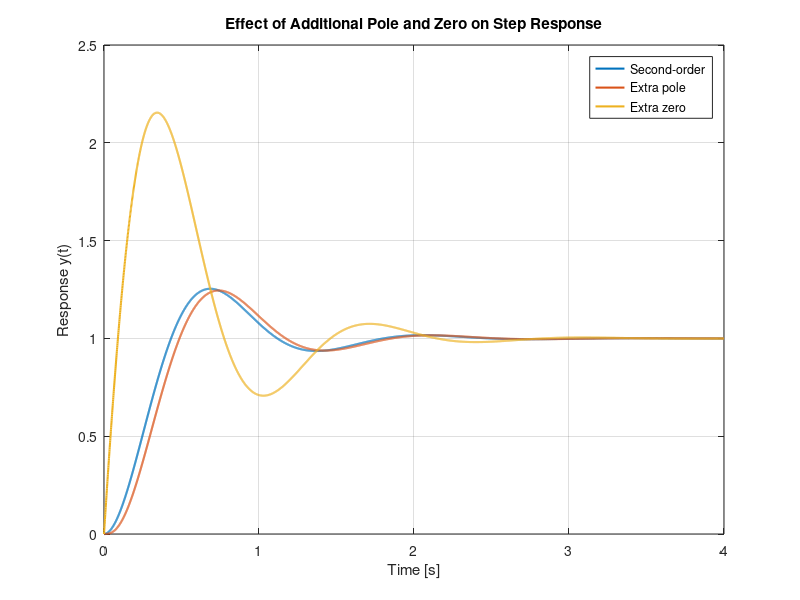

Here is the MATLAB script that generated this plot:
% Parameters
zeta = 0.4;
wn   = 5.0;

% Baseline second-order
num0 = wn^2;
den0 = [1  2*zeta*wn  wn^2];
G0 = tf(num0, den0);

% Extra pole at s = -a
a  = 20;
kp = a;
num_p = kp * wn^2;
den_p = conv([1 a], den0);
Gp = tf(num_p, den_p);

% Extra zero at s = -z
z  = 2;
kz = 1/z;
num_z = [kz*wn^2  kz*z*wn^2];  % (s + z)*wn^2 / z
den_z = den0;
Gz = tf(num_z, den_z);

% Step responses
t = 0:0.001:4;
[y0, t0] = step(G0, t);
[yp, tp] = step(Gp, t);
[yz, tz] = step(Gz, t);

figure;
plot(t0, y0, 'LineWidth', 1.5); hold on;
plot(tp, yp, 'LineWidth', 1.5);
plot(tz, yz, 'LineWidth', 1.5);
grid on;
xlabel('Time [s]');
ylabel('Response y(t)');
legend('Second-order', 'Extra pole', 'Extra zero');

title('Effect of Additional Pole and Zero on Step Response');

% -------------------------
% Simple Simulink setup (script-driven)
% -------------------------
% You can create a Simulink model programmatically:
%   new_system('extraPoleZeroModel');
%   open_system('extraPoleZeroModel');
% Then insert Transfer Fcn blocks with numerator/denominator corresponding
% to G0, Gp, and Gz, and connect them to a Step block and Scope blocks.
% Robotics System Toolbox can be used to connect these low-order models
% to manipulator or mobile-robot dynamics blocks.
